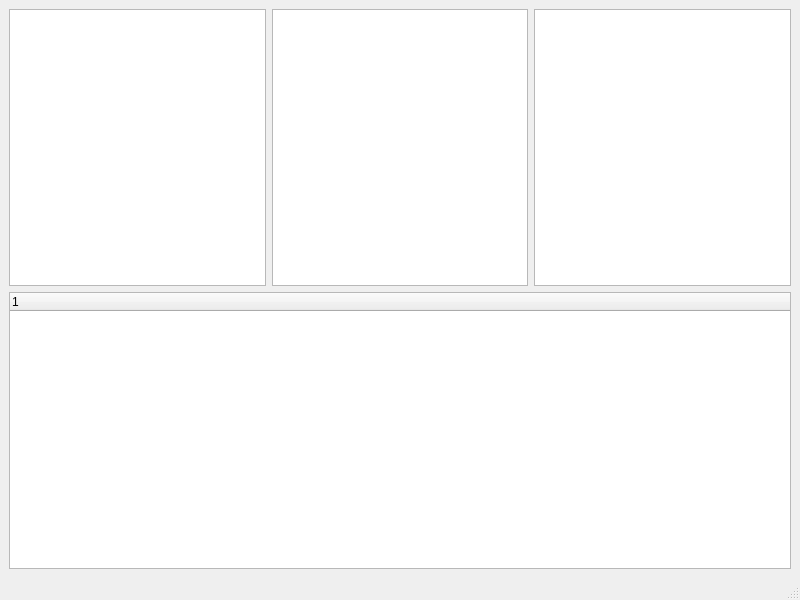
<?xml version="1.0" encoding="UTF-8"?>
<ui version="4.0">
 <class>MainWindow</class>
 <widget class="QMainWindow" name="MainWindow">
  <property name="geometry">
   <rect>
    <x>0</x>
    <y>0</y>
    <width>800</width>
    <height>600</height>
   </rect>
  </property>
  <property name="windowTitle">
   <string>Server</string>
  </property>
  <widget class="QWidget" name="centralwidget">
   <layout class="QVBoxLayout" name="verticalLayout">
    <item>
     <layout class="QHBoxLayout" name="horizontalLayout">
      <item>
       <widget class="QListWidget" name="listWidget"/>
      </item>
      <item>
       <widget class="QListWidget" name="listWidget_2"/>
      </item>
      <item>
       <widget class="QListWidget" name="listWidget_3"/>
      </item>
     </layout>
    </item>
    <item>
     <widget class="QTreeWidget" name="treeWidget">
      <column>
       <property name="text">
        <string notr="true">1</string>
       </property>
      </column>
     </widget>
    </item>
   </layout>
  </widget>
  <widget class="QMenuBar" name="menubar">
   <property name="geometry">
    <rect>
     <x>0</x>
     <y>0</y>
     <width>800</width>
     <height>22</height>
    </rect>
   </property>
  </widget>
  <widget class="QStatusBar" name="statusbar"/>
 </widget>
 <resources/>
 <connections/>
</ui>
